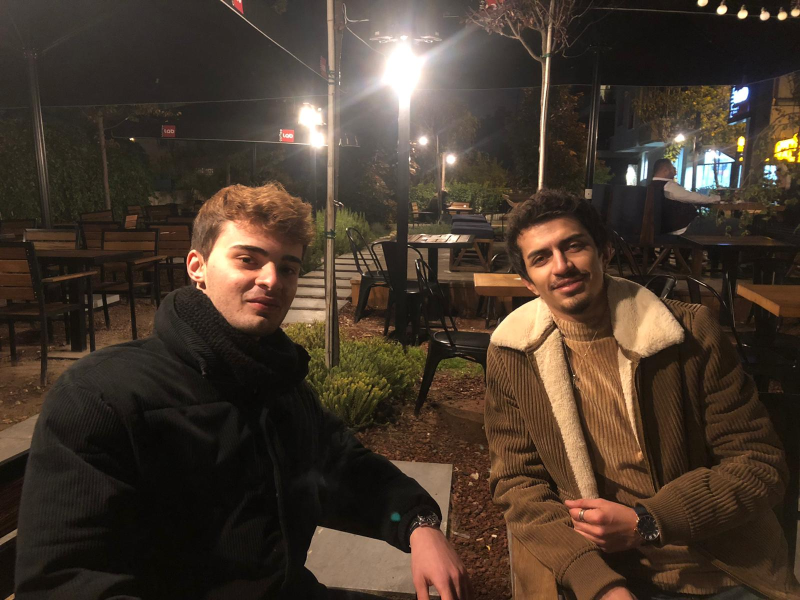
#> input picture temel_islemler/ank.jpeg, 1600 x 1200 px (shown at 1/2 size)
$ python thresholding.py
#> lines starting #> are read from the running program, lines starting #| are printed output that depends on the picture; after the words box and inside, x2 and y2 are one past the last pixel; in counts of white or black regions, pixels touching at a corner belong together
import cv2
import numpy as np
from matplotlib import pyplot as plt

img = cv2.imread("ank.jpeg",0)
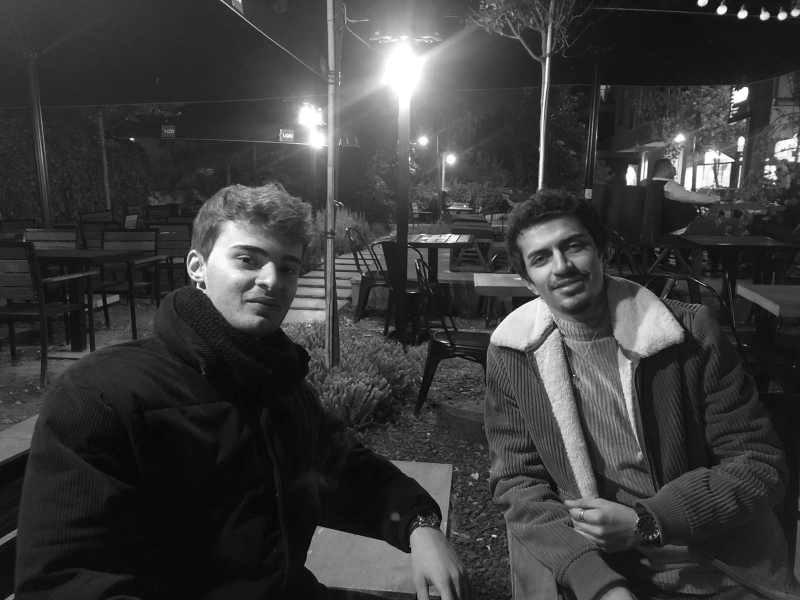
#> img: shape (1200, 1600) (shown at 1/2 size); min 0, max 255, mean 59.7
img = cv2.resize(img,(640,480))
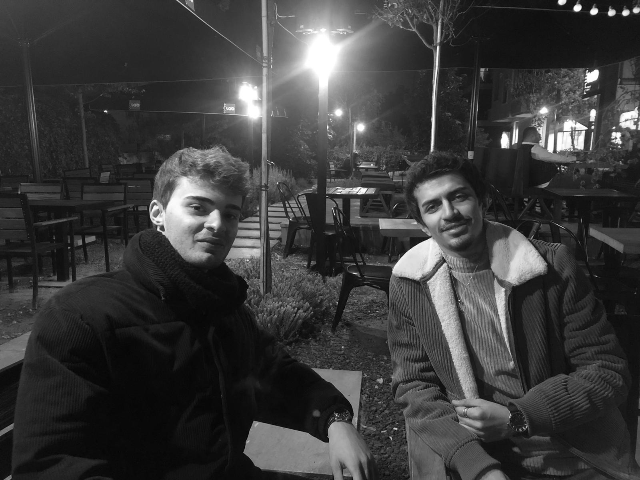
#> img: shape (480, 640); min 3, max 255, mean 59.7

ret,th1 = cv2.threshold(img,127,200,cv2.THRESH_BINARY)
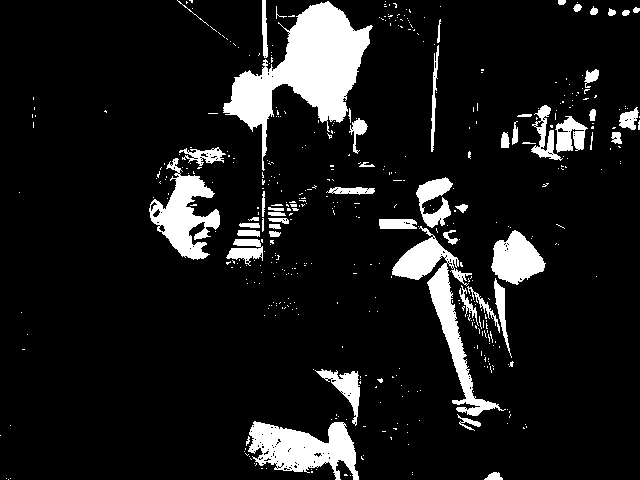
#> th1: shape (480, 640); values 0 (black) and 200 (white), 10.5% white; 468 white regions (414 under 20 px), largest, box (x1, y1, x2, y2) and area: (223, 1, 373, 171) 9390, (392, 226, 506, 416) 4070, (248, 421, 359, 480) 3795
th2 = cv2.adaptiveThreshold(img,255,cv2.ADAPTIVE_THRESH_MEAN_C,cv2.THRESH_BINARY,21,2)
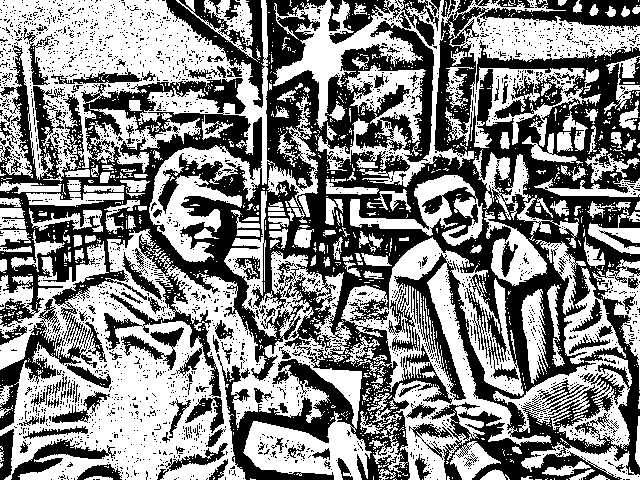
#> th2: shape (480, 640); 52.6% white; 2619 black regions (2500 under 20 px), largest, box (x1, y1, x2, y2) and area: (0, 0, 640, 480) 120983, (329, 0, 439, 46) 1684, (11, 438, 116, 480) 1261
th3 = cv2.adaptiveThreshold(img,255,cv2.ADAPTIVE_THRESH_GAUSSIAN_C,cv2.THRESH_BINARY,21,2)
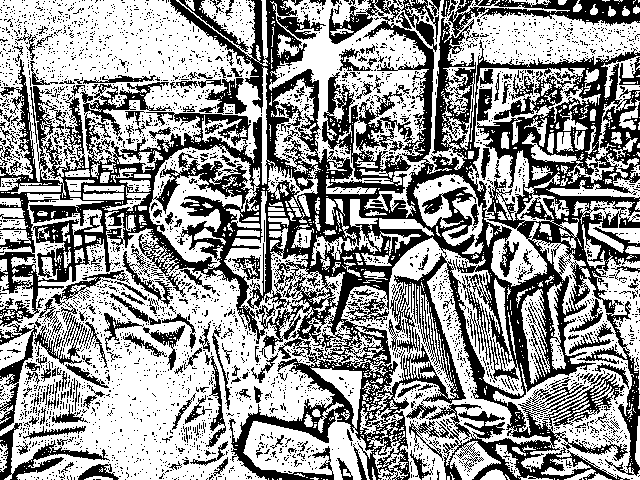
#> th3: shape (480, 640); 58.7% white; 3654 black regions (3449 under 20 px), largest, box (x1, y1, x2, y2) and area: (0, 0, 640, 480) 93217, (448, 0, 640, 37) 2660, (0, 423, 110, 480) 1294

cv2.imshow("IMG",img)
cv2.imshow("IMG th1",th1)
cv2.imshow("IMG th2",th2)
cv2.imshow("IMG th3",th3)


cv2.waitKey(0)
cv2.destroyAllWindows()
